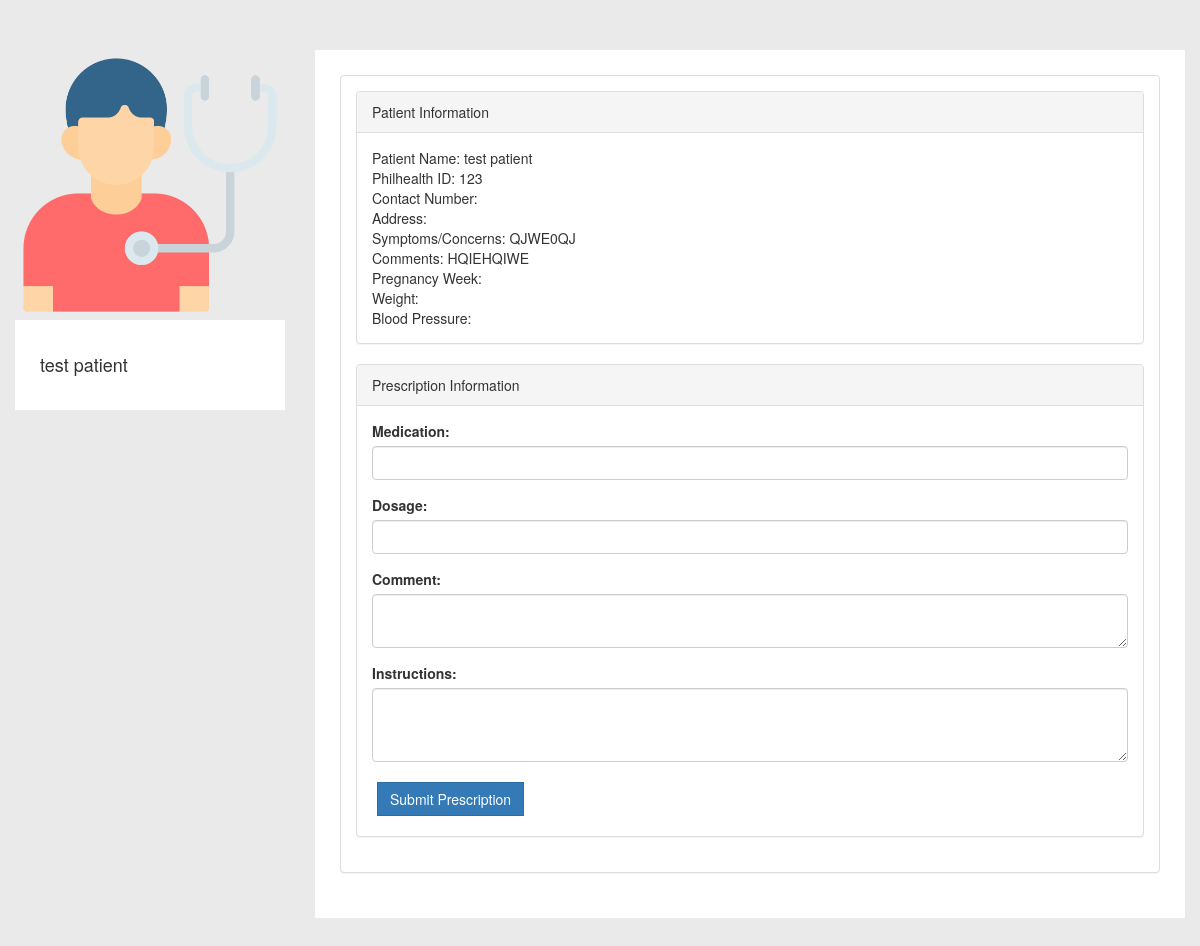
Before: /doctor/prenatalPrescription.php?philhealthId=123 (signed in) with the older database file.
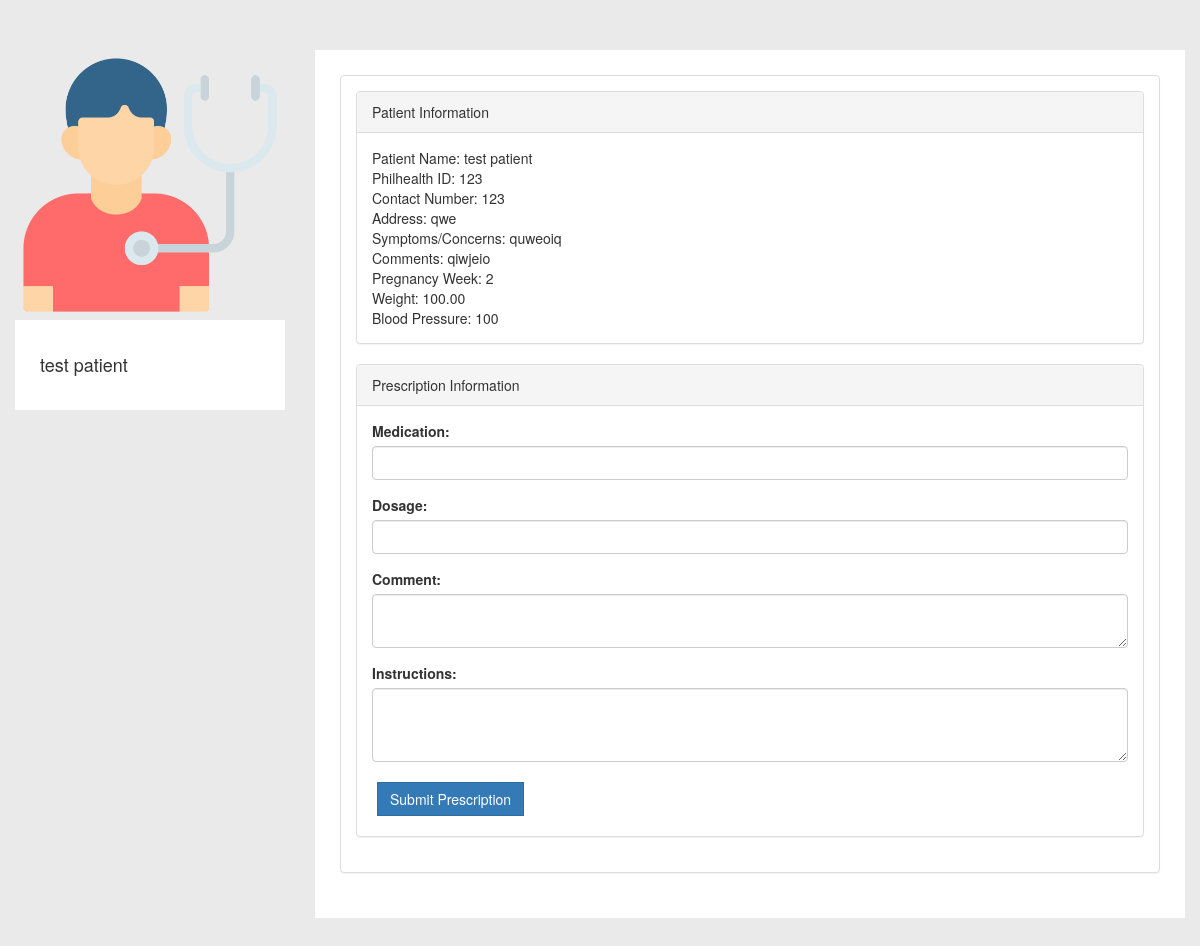
After: the same page with the newer database file.
### tables this page shows
CREATE TABLE `appointment` (
  `appId` int(3) NOT NULL,
  `philhealthId` bigint(12) NOT NULL,
  `scheduleId` int(10) NOT NULL,
  `appSymptom` varchar(100) NOT NULL,
  `appComment` varchar(100) NOT NULL,
  `status` varchar(10) NOT NULL DEFAULT 'process',
  `pregnancyWeek` int(11) DEFAULT NULL,
  `weight` decimal(5,2) DEFAULT NULL,
  `bloodPressure` varchar(20) DEFAULT NULL
);

CREATE TABLE `patient` (
  `philhealthId` bigint(12) NOT NULL,
  `password` varchar(20) NOT NULL,
  `patientFirstName` varchar(20) NOT NULL,
  `patientLastName` varchar(20) NOT NULL,
  `patientMaritialStatus` varchar(10) NOT NULL,
  `patientDOB` date NOT NULL,
  `patientGender` varchar(10) NOT NULL,
  `patientAddress` varchar(100) NOT NULL,
  `patientPhone` varchar(15) NOT NULL,
  `patientEmail` varchar(100) NOT NULL,
  `appointmentType` enum('tb','prenatal') NOT NULL DEFAULT 'tb'
);

### doctor/prenatalPrescription.php (the view, shortened to what this page needs)
<?php
include_once '../assets/conn/dbconnect.php';
$res = mysqli_query($con, "SELECT * FROM patient WHERE philHealthId=" . $_GET['philhealthId']);
$userRow = mysqli_fetch_array($res, MYSQLI_ASSOC);
$res1 = mysqli_query($con, "SELECT * FROM appointment WHERE philHealthId=" . $_GET['philhealthId']);
$userRow1 = mysqli_fetch_array($res1, MYSQLI_ASSOC);
?>
<!DOCTYPE html>
<html>
<head>
    <link href="../assets/css/bootstrap.min.css" rel="stylesheet">
    <link href="../assets/css/default/style.css" rel="stylesheet">
    <link href="../assets/css/default/blocks.css" rcel="stylesheet">
    <link rel="stylesheet" href="https://formden.com/static/cdn/font-awesome/4.4.0/css/font-awesome.min.css" />
</head>
<body>
    <div class="container">
        <section style="padding-bottom: 50px; padding-top: 50px;">
            <div class="row">
                <div class="row">
                    <div class="col-md-3 col-sm-3">
                        <div class="user-wrapper">
                            <img src="../patient/assets/img/patient.png" class="img-responsive" />
                            <div class="description">
                                <h4><?php echo $userRow['patientFirstName']; ?> <?php echo $userRow['patientLastName']; ?></h4>
                            </div>
                        </div>
                    </div>
                    <div class="col-md-9 col-sm-9  user-wrapper">
                        <div class="description">
                            <div class="panel panel-default">
                                <div class="panel-body">
                                    <div class="panel panel-default">
                                        <div class="panel-heading">Patient Information</div>
                                        <div class="panel-body">
                                            Patient Name: <?php echo $userRow['patientFirstName'] ?> <?php echo $userRow['patientLastName'] ?><br>
                                            Philhealth ID: <?php echo $userRow['philhealthId'] ?><br>
                                            Contact Number: <?php echo $userRow['patientPhone'] ?><br>
                                            Address: <?php echo $userRow['patientAddress'] ?><br>
                                            Symptoms/Concerns: <?php echo $userRow1['appSymptom'] ?><br>
                                            Comments: <?php echo $userRow1['appComment'] ?><br>
                                            Pregnancy Week: <?php echo $userRow1['pregnancyWeek'] ?><br>
                                            Weight: <?php echo $userRow1['weight'] ?><br>
                                            Blood Pressure: <?php echo $userRow1['bloodPressure'] ?><br>
                                        </div>
                                    </div>
                                    <form action="" method="POST">
                                        <div class="panel panel-default">
                                            <div class="panel-heading">Prescription Information</div>
                                            <div class="panel-body">
                                                <div class="form-group">
                                                    <label for="medication">Medication:</label>
                                                    <input type="text" class="form-control" name="medication" required>
                                                </div>
                                                <div class="form-group">
                                                    <label for="dosage">Dosage:</label>
                                                    <input type="text" class="form-control" name="dosage" required>
                                                </div>
                                                <div class="form-group">
                                                    <label for="message-text" class="control-label">Comment:</label>
                                                    <textarea class="form-control" name="comment" required></textarea>
                                                </div>
                                                <div class="form-group">
                                                    <label for="instructions">Instructions:</label>
                                                    <textarea class="form-control" name="instructions" rows="3" required></textarea>
                                                </div>
                                                <button type="submit" name="prescription" class="btn btn-primary">Submit Prescription</button>
                                            </div>
                                        </div>
                                    </form>
                                </div>
                            </div>
                        </div>
                    </div>
                </div>
            </div>
            <link rel="stylesheet" href="https://cdnjs.cloudflare.com/ajax/libs/bootstrap-datepicker/1.4.1/css/bootstrap-datepicker3.css" />
</body>
</html>

Changed rows visible on the page:
removed appointment: appSymptom "QJWE0QJ", appComment "HQIEHQIWE"
changed patient "test": patientPhone (not shown) → "123"; patientAddress (not shown) → "qwe"
added appointment: appSymptom "quweoiq", appComment "qiwjeio", pregnancyWeek "2", weight "100.00", bloodPressure "100"
